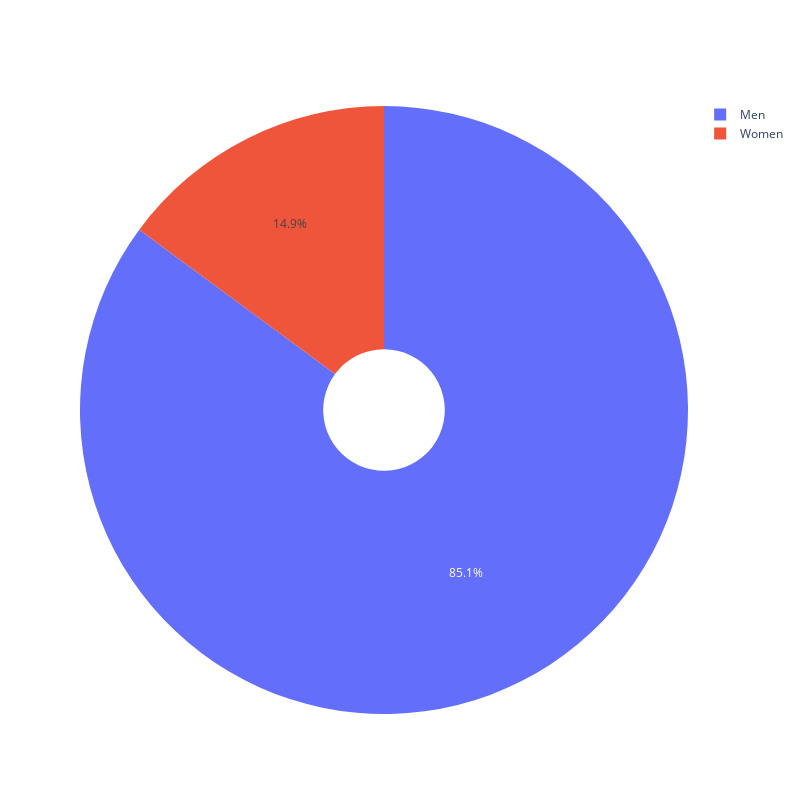

This figure's notebook cell:
### Code cell
#first plot ,show % men women in our data
labels = ['Women','Men']
values = [df["total_f"].sum(), df["total_m"].sum()]
fig = go.Figure(data=[go.Pie(labels=labels, values=values, hole=.2)])
fig.update_layout(
        autosize=False,
        paper_bgcolor='rgba(0,0,0,0)',
        width=800,
        height=800,
        dragmode = False,
    )
fig.show()

### Figure 1 — Plotly figure (JSON) as saved in the notebook; plotly's stock layout.template omitted (floating-point values rounded to 4 significant figures)
{"data": [{"hole": 0.2, "labels": ["Women", "Men"], "type": "pie", "values": [23548, 134555]}], "layout": {"autosize": false, "dragmode": false, "height": 800, "paper_bgcolor": "rgba(0, 0, 0, 0)", "width": 800}}
